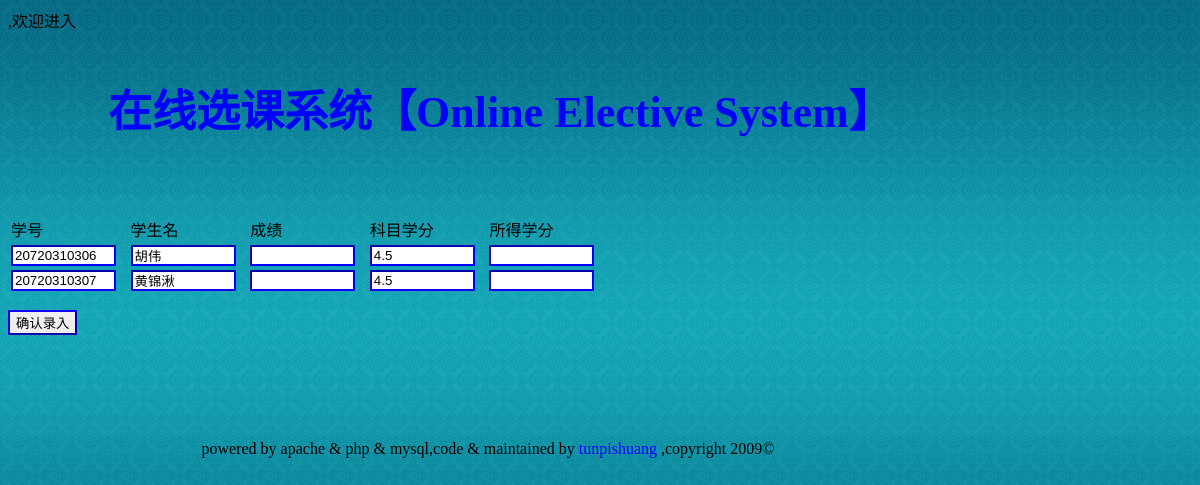
/score_input.php?course_id=0003, run on the app's committed database.
### tables this page shows
CREATE TABLE `student`  (
  `id` int(11) NOT NULL AUTO_INCREMENT,
  `sid` varchar(20) NOT NULL,
  `sname` varchar(20) NULL DEFAULT NULL,
  `spass` varchar(20) NULL DEFAULT NULL,
  `s_did` varchar(20) NULL DEFAULT NULL,
  PRIMARY KEY (`id`) USING BTREE,
  UNIQUE INDEX `id`(`id`) USING BTREE,
  UNIQUE INDEX `sid`(`sid`) USING BTREE,
  INDEX `s_did`(`s_did`) USING BTREE
);

CREATE TABLE `course`  (
  `id` int(11) NOT NULL AUTO_INCREMENT,
  `cid` varchar(10) NULL DEFAULT NULL,
  `cname` varchar(50) NULL DEFAULT NULL,
  `ccapacity` int(11) NULL DEFAULT NULL,
  `cplace` varchar(20) NULL DEFAULT NULL,
  `ctime` varchar(20) NULL DEFAULT NULL,
  `ccredit` float NULL DEFAULT NULL,
  `c_tid` varchar(20) NULL DEFAULT NULL,
  PRIMARY KEY (`id`) USING BTREE,
  UNIQUE INDEX `id`(`id`) USING BTREE,
  UNIQUE INDEX `cid`(`cid`) USING BTREE,
  INDEX `c_tid`(`c_tid`) USING BTREE
);

### score_input.php (the view, shortened to what this page needs)
<!DOCTYPE html PUBLIC "-//W3C//DTD XHTML 1.0 Transitional//EN" "http://www.w3.org/TR/xhtml1/DTD/xhtml1-transitional.dtd">
<html xmlns="http://www.w3.org/1999/xhtml">
<head>
<link href="css/style.css" rel="stylesheet" type="text/css" />
<?php
$cid=$_GET["course_id"];
?>
</head>
<body>
<div id="container">
	<?php echo $_SESSION["name"]?>,欢迎进入
	<?php include("header.php")?>
      <form action="score_input_process.php?course_id=<?php echo $cid ?>" method="post">
      <div id="main">
        <table width="600" >
      <tr>
        <td width="100">学号</td>
        <td width="100">学生名</td>
        <td width="50">成绩</td>
        <td width="50">科目学分</td>
        <td width="50">所得学分</td>
      </tr>
      <?php
      $result2 = mysql_query("select count(sid)
from sc,course,student,teacher
where sc_sid=student.sid
and sc_cid=course.cid
and course.c_tid=teacher.tid
and sc_cid=".$cid."; ");
      list($stu_num)=mysql_fetch_array($result2);
      $query = "select sid,sname,score,ccredit,credit_get
from sc,course,student,teacher
where sc_sid=student.sid
and sc_cid=course.cid
and course.c_tid=teacher.tid
and sc_cid=".$cid."";
      $result = mysql_query($query);
      for($i=0;$i<$stu_num;$i++) {
          list($sid,$sname,$score,$ccredit,$credit_get)=mysql_fetch_array($result);
		  echo "
		  <tr>
			  <td><input type=\"text\" name=\"sid_list[]\" value=\"".$sid."\" size=\"10\" readonly /></td>
			  <td><input type=\"text\" name=\"sname\" value=\"".$sname."\" size=\"10\" readonly /></td>
			  <td><input type=\"text\" name=\"score_list[]\" value=\"".$score."\" size=\"10\" ></input></td>
			  <td><input type=\"text\" name=\"ccredit[]\" value=\"".$ccredit."\"  size=\"10\" readonly ></input></td>
			  <td><input type=\"text\" name=\"credit_get[]\" value=\"".$credit_get."\" size=\"10\"  readonly></input></td>
		  </tr>";
      }
    ?>
    </table>
    <p>
    <input type="submit" value="确认录入"  />
    </p>
  </div>
    </form>
 <?php include("footer.php")?>
</div>
</body>
</html>

### css/style.css (style rules this page uses)
body { background-image:url(../img/blue.gif); background-repeat:repeat-x; }
input { border-width:2px; border-color:#00F; }
#container { width:960px; margin:0,100px; }
#main { margin-top:30px; float:left; margin-left:0px; }
#main table { border-width:1px; border-color:#30F; }
#main table tr td { border-width:1px; border-color:#30F; }

### data on the page
student: sid "20720310306", sname "胡伟", ccredit "4.5"
student: sid "20720310307", sname "黄锦湫", ccredit "4.5"
